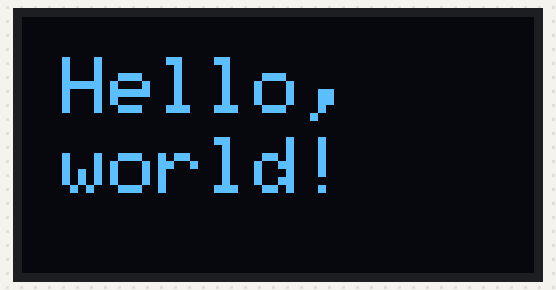
Simulated run of this sketch. Board: Arduino Uno, built with avr-gcc and run on an emulated ATmega328P. On the bench: 128×64 one-colour display.

Above: at 0.1 s.

The sketch:

code.ino
```cpp
#include <Wire.h>
#include <Adafruit_GFX.h>
#include <Adafruit_SSD1306.h>

Adafruit_SSD1306 display(128, 64, &Wire, -1);

void setup()
{
	Serial.begin(115200);
	if (!display.begin(SSD1306_SWITCHCAPVCC, 0x3C))
	{
		Serial.println(F("SSD1306 not found"));
		return;
	}
}

void loop()
{
	display.clearDisplay();
	display.setTextSize(2);
	display.setTextColor(SSD1306_WHITE);
	display.setCursor(10, 10);
	display.println("Hello,");
	display.setCursor(10, 30);
	display.println("world!");
	display.display();
	delay(500);
}
```
